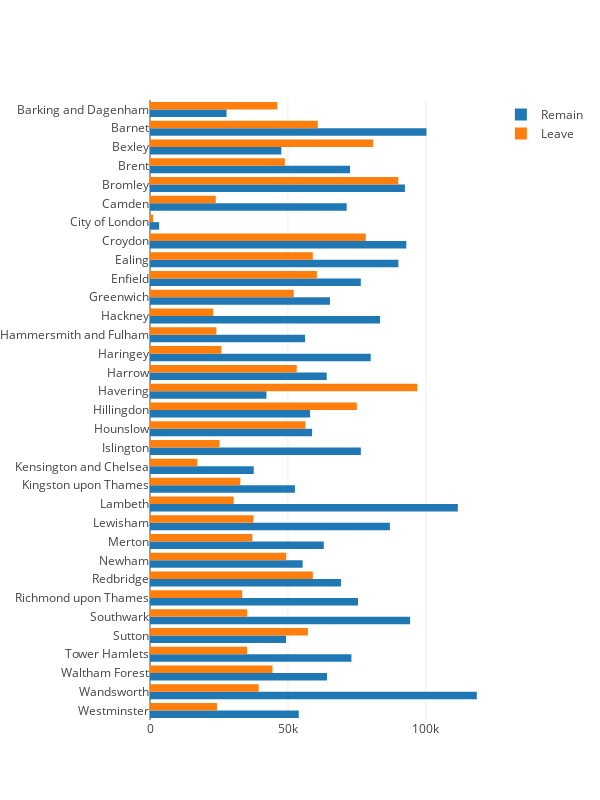

The notebook cell this image was saved under:
### Code cell
df_london = df_london.sort_values(by="Area", ascending=False)

remain = go.Bar(y=df_london["Area"], x=df_london["Remain"], orientation="h", name="Remain")
leave = go.Bar(y=df_london["Area"], x=df_london["Leave"], orientation="h", name="Leave")

layout = go.Layout(
    barmode='group',
    width=600,
    height=800,
    margin=dict(l=150)
)

fig = go.Figure(data=[remain, leave], layout=layout)
py.iplot(fig, filename='brexit-grouped-bar')

### Figure 1 — Plotly figure (JSON) as saved in the notebook; plotly's stock layout.template omitted (floating-point values rounded to 4 significant figures)
{"data": [{"name": "Remain", "orientation": "h", "type": "bar", "uid": "4f9f1c0b-7659-49b8-85cb-c01ffc29cccd", "x": [53928, 118463, 64156, 73011, 49319, 94293, 75396, 69213, 55328, 63003, 86955, 111584, 52533, 37601, 76420, 58755, 58040, 42201, 64042, 79991, 56188, 83398, 65248, 76425, 90024, 92913, 3312, 71295, 92398, 72523, 47603, 100210, 27750], "y": ["Westminster", "Wandsworth", "Waltham Forest", "Tower Hamlets", "Sutton", "Southwark", "Richmond upon Thames", "Redbridge", "Newham", "Merton", "Lewisham", "Lambeth", "Kingston upon Thames", "Kensington and Chelsea", "Islington", "Hounslow", "Hillingdon", "Havering", "Harrow", "Haringey", "Hammersmith and Fulham", "Hackney", "Greenwich", "Enfield", "Ealing", "Croydon", "City of London", "Camden", "Bromley", "Brent", "Bexley", "Barnet", "Barking and Dagenham"]}, {"name": "Leave", "orientation": "h", "type": "bar", "uid": "f16f2ac7-6f8a-4382-af1a-46acc5f11abc", "x": [24268, 39421, 44395, 35224, 57241, 35209, 33410, 59020, 49371, 37097, 37518, 30340, 32737, 17138, 25180, 56321, 74982, 96885, 53183, 25855, 24054, 22868, 52117, 60481, 59017, 78221, 1087, 23838, 90034, 48881, 80886, 60823, 46130], "y": ["Westminster", "Wandsworth", "Waltham Forest", "Tower Hamlets", "Sutton", "Southwark", "Richmond upon Thames", "Redbridge", "Newham", "Merton", "Lewisham", "Lambeth", "Kingston upon Thames", "Kensington and Chelsea", "Islington", "Hounslow", "Hillingdon", "Havering", "Harrow", "Haringey", "Hammersmith and Fulham", "Hackney", "Greenwich", "Enfield", "Ealing", "Croydon", "City of London", "Camden", "Bromley", "Brent", "Bexley", "Barnet", "Barking and Dagenham"]}], "layout": {"barmode": "group", "height": 800, "margin": {"l": 150}, "width": 600}}
